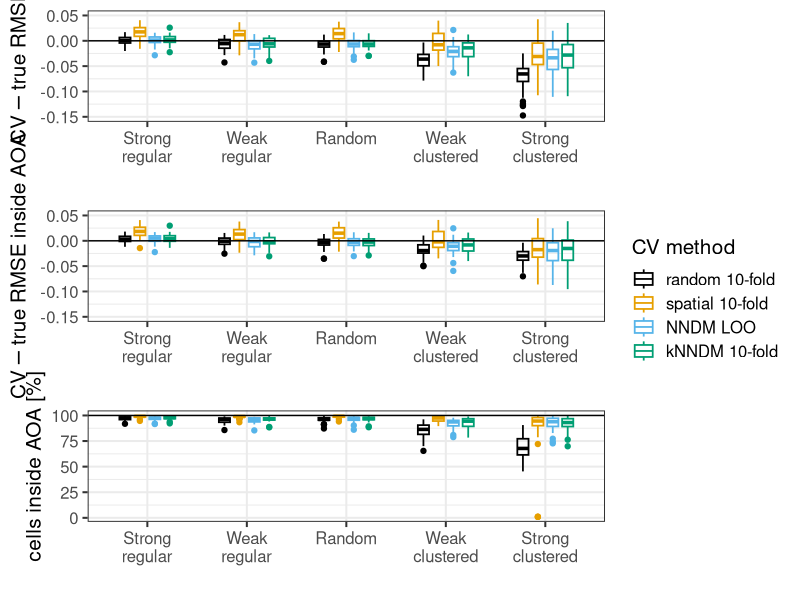
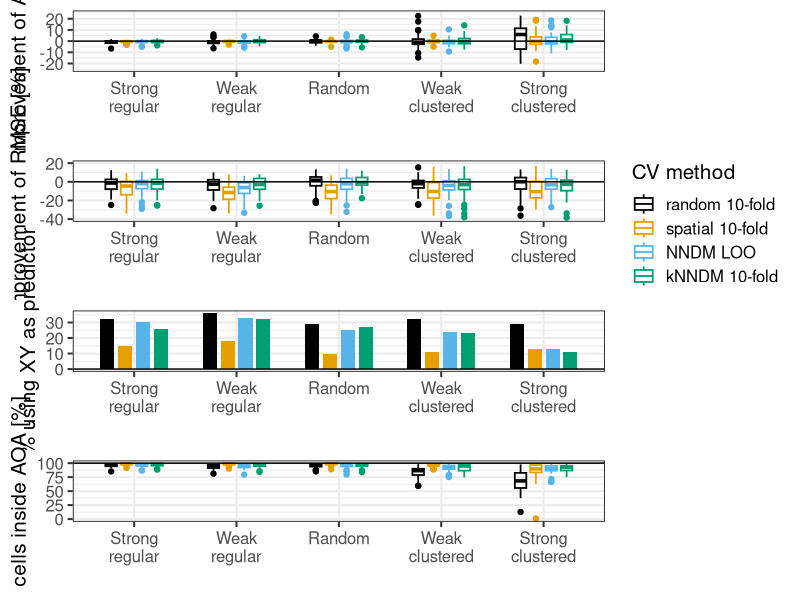

R code for these plots, in order:
## ---- chunk 1

library(ggplot2)
library(dplyr)
library(tidyr)
library(forcats)

sim_res <- read.csv("results/ffs.csv")
sim_diff <- data.frame(rmse_rand=sim_res$diff_CV_AOI_RMSE_rand,
                       rmse_spat=sim_res$diff_CV_AOI_RMSE_spat,
                       rmse_nndm=sim_res$diff_CV_AOI_RMSE_nndm,
                       rmse_kndm=sim_res$diff_CV_AOI_RMSE_kndm,
                       rmse_rand_inAOA=sim_res$diff_CV_AOA_RMSE_rand,
                       rmse_spat_inAOA=sim_res$diff_CV_AOA_RMSE_spat,
                       rmse_nndm_inAOA=sim_res$diff_CV_AOA_RMSE_nndm,
                       rmse_kndm_inAOA=sim_res$diff_CV_AOA_RMSE_kndm,
                       inAOA_rand=sim_res$in_AOA_rand,
                       inAOA_spat=sim_res$in_AOA_spat,
                       inAOA_nndm=sim_res$in_AOA_nndm,
                       inAOA_kndm=sim_res$in_AOA_kndm,
                       improvement_aoa_rand=sim_res$improvement_aoa_rand,
                       improvement_aoa_spat=sim_res$improvement_aoa_spat,
                       improvement_aoa_nndm=sim_res$improvement_aoa_nndm,
                       improvement_aoa_kndm=sim_res$improvement_aoa_kndm,
                       improvement_rmse_rand=sim_res$improvement_rmse_rand,
                       improvement_rmse_spat=sim_res$improvement_rmse_spat,
                       improvement_rmse_nndm=sim_res$improvement_rmse_nndm,
                       improvement_rmse_kndm=sim_res$improvement_rmse_kndm,
                       dsample=sim_res$dsample) |> 
  pivot_longer(!dsample) |>
  mutate(distr = case_when(dsample == "sregular" ~ "Strong\nregular",
                                     dsample == "wregular" ~ "Weak\nregular",
                                     dsample == "random" ~ "Random",
                                     dsample == "wclust" ~ "Weak\nclustered",
                                     dsample == "sclust" ~ "Strong\nclustered"),
         distr = as.factor(distr),
         distr = fct_relevel(distr, c("Strong\nregular", "Weak\nregular", "Random",
                                   "Weak\nclustered", "Strong\nclustered")),
         CV_method = case_when(grepl("rand", name) ~ "random 10-fold",
                               grepl("spat", name) ~ "spatial 10-fold",
                               grepl("nndm", name) ~ "NNDM LOO",
                               grepl("kndm", name) ~ "kNNDM 10-fold"),
         CV_method = fct_relevel(CV_method, "random 10-fold",  "spatial 10-fold","NNDM LOO","kNNDM 10-fold"))

## ---- chunk 2

library(ggplot2)
library(ggthemes)
library(cowplot)

lw <- 0.6
w <- 0.45
#expression(paste(RMSE [CV] - RMSE [True], "for prediction area"))

base.size <- 15
diff_rmse <- ggplot(sim_diff[startsWith(sim_diff$name, "rmse") &
                                ! endsWith(sim_diff$name, "inAOA"),],
                          aes(x=distr, y=value,colour=CV_method)) +
    geom_boxplot(fill=NA, lwd=lw, width=w,position=position_dodge(0.6)) +
    scale_color_colorblind(name="CV method") +
  scale_y_continuous(limits=c(-0.15,0.05)) +
    geom_hline(aes(yintercept=0)) +
    xlab("") +
    ylab(expression(CV - true~RMSE)) +
    theme_bw(base_size = base.size) +
    theme(legend.position = "None")

diff_rmse_inAOA <- ggplot(sim_diff[startsWith(sim_diff$name, "rmse") &
                                endsWith(sim_diff$name, "inAOA"),],
                          aes(x=distr, y=value,colour=CV_method)) +
    geom_boxplot(fill=NA, lwd=lw, width=w,position=position_dodge(0.6)) +
    scale_color_colorblind(name="CV method") +
  scale_y_continuous(limits=c(-0.15,0.05)) +
    geom_hline(aes(yintercept=0)) +
    xlab("") +
    ylab(expression(CV - true~RMSE ~ inside ~ AOA)) +
    theme_bw(base_size = base.size) +
    theme(legend.position = "None")

in_aoa <- ggplot(sim_diff[startsWith(sim_diff$name, "inAOA"),],
                          aes(x=distr, y=value,colour=CV_method)) +
    geom_boxplot(fill=NA, lwd=lw, width=w,position=position_dodge(0.6)) +
    scale_color_colorblind(name="CV method") +
    geom_hline(aes(yintercept=100)) +
    xlab("") +
    ylab("cells inside AOA [%]") +
    theme_bw(base_size = base.size) +
    theme(legend.position = "None")

legend_right <- get_legend(diff_rmse +
                              guides(color = guide_legend(nrow = 4)) +
                              theme(legend.position = "right"))

pg <- plot_grid(diff_rmse, NULL, NULL, NULL,  
                 diff_rmse_inAOA, legend_right, NULL, NULL,  
                 in_aoa, NULL,NULL, NULL, 
                 nrow=3, rel_widths = c(1, 0.3, 0.3,-0.3), axis="l", align = "v")

pg

#ggsave("figures/rmse_aoa.pdf", pg, height=9, width=8)

## ---- chunk 3
library(ggplot2)
library(ggthemes)
library(cowplot)


n_total = 47

xy_as_pred <- data.frame(dsample=sim_res$dsample,
                         xy_as_predictor_rand=sim_res$xy_as_predictor_rand,
                         xy_as_predictor_spat=sim_res$xy_as_predictor_spat,
                         xy_as_predictor_nndm=sim_res$xy_as_predictor_nndm,
                         xy_as_predictor_kndm=sim_res$xy_as_predictor_kndm)|> 
  pivot_longer(!dsample)|>
  mutate(distr = case_when(dsample == "sregular" ~ "Strong\nregular",
                                     dsample == "wregular" ~ "Weak\nregular",
                                     dsample == "random" ~ "Random",
                                     dsample == "wclust" ~ "Weak\nclustered",
                                     dsample == "sclust" ~ "Strong\nclustered"),
         distr = as.factor(distr),
         distr = fct_relevel(distr, c("Strong\nregular", "Weak\nregular", "Random",
                                   "Weak\nclustered", "Strong\nclustered")),
         CV_method = case_when(grepl("rand", name) ~ "random 10-fold",
                               grepl("spat", name) ~ "spatial 10-fold",
                               grepl("nndm", name) ~ "NNDM LOO",
                               grepl("kndm", name) ~ "kNNDM 10-fold"),
         CV_method = fct_relevel(CV_method, "random 10-fold",  "spatial 10-fold","NNDM LOO","kNNDM 10-fold")) |> 
  count(CV_method, distr,value) 

xy_as_pred$perc <- xy_as_pred$n / n_total * 100

lw <- 0.6
w <- 0.45
#expression(paste(RMSE [CV] - RMSE [True], "for prediction area"))

base.size <- 15
impr_aoa <- ggplot(sim_diff[startsWith(sim_diff$name, "improvement_aoa"),],
                          aes(x=distr, y=value,colour=CV_method)) +
    geom_boxplot(fill=NA, lwd=lw, width=w,position=position_dodge(0.6)) +
    scale_color_colorblind(name="CV method") +
  scale_y_continuous(limits=c(-25,25)) +
    geom_hline(aes(yintercept=0)) +
    xlab("") +
    ylab("improvement of AOA [%]") +
    theme_bw(base_size = base.size) +
    theme(legend.position = "None")

impr_rmse <- ggplot(sim_diff[startsWith(sim_diff$name, "improvement_rmse"),],
                          aes(x=distr, y=value,colour=CV_method)) +
    geom_boxplot(fill=NA, lwd=lw, width=w,position=position_dodge(0.6)) +
    scale_color_colorblind(name="CV method") +
  scale_y_continuous(limits=c(-40,20)) +
    geom_hline(aes(yintercept=0)) +
    xlab("") +
    ylab("improvement of RMSE [%]") +
    theme_bw(base_size = base.size) +
    theme(legend.position = "None")

aoa_ffs <- sim_diff[startsWith(sim_diff$name, "inAOA"),"value"] + sim_diff[startsWith(sim_diff$name, "improvement_aoa"),"value"]

aoa_ffs <- data.frame(dsample=c(sim_diff[startsWith(sim_diff$name, "inAOA"),"dsample"]),
           name=do.call(paste0, c(sim_diff[startsWith(sim_diff$name, "inAOA"),"name"], "_FFS")),
           value=aoa_ffs$value, 
           distr=c(sim_diff[startsWith(sim_diff$name, "inAOA"),"distr"]),
           CV_method=c(sim_diff[startsWith(sim_diff$name, "inAOA"),"CV_method"]))

sim_diff <- rbind(sim_diff, aoa_ffs)

xy_pr <- ggplot(xy_as_pred[xy_as_pred$value=="yes",],
                aes(x=distr, y=n,fill=CV_method)) +
    geom_bar(stat="identity", position=position_dodge(0.7), width = 0.55) +
    scale_fill_colorblind(name="CV method") +
    geom_hline(aes(yintercept=0)) +
    xlab("") +
    ylab("% using XY as predictor") +
    theme_bw(base_size = base.size) +
    theme(legend.position = "None")

in_aoa <- ggplot(sim_diff[startsWith(sim_diff$name, "inAOA") & endsWith(sim_diff$name, "FFS"),], aes(x=distr, y=value,colour=CV_method)) +
    geom_boxplot(fill=NA, lwd=lw, width=w,position=position_dodge(0.6)) +
    scale_color_colorblind(name="CV method") +
    geom_hline(aes(yintercept=100)) +
  scale_y_continuous(limits=c(0,100)) +
    xlab("") +
    ylab("cells inside AOA [%]") +
    theme_bw(base_size = base.size) +
    theme(legend.position = "None")

legend_right <- get_legend(impr_rmse +
                              guides(color = guide_legend(nrow = 4)) +
                              theme(legend.position = "right"))

pgr <- plot_grid(impr_aoa, NULL, NULL, NULL,  
                 impr_rmse, legend_right, NULL, NULL,  
                 xy_pr, NULL, NULL, NULL,
                 in_aoa, NULL, NULL, NULL,
                 nrow=4, rel_widths = c(1, 0.3, 0.3,-0.3), axis="l", align = "v")

pgr

#ggsave("figures/ffs_impr.pdf", pgr, height=12, width=8)

